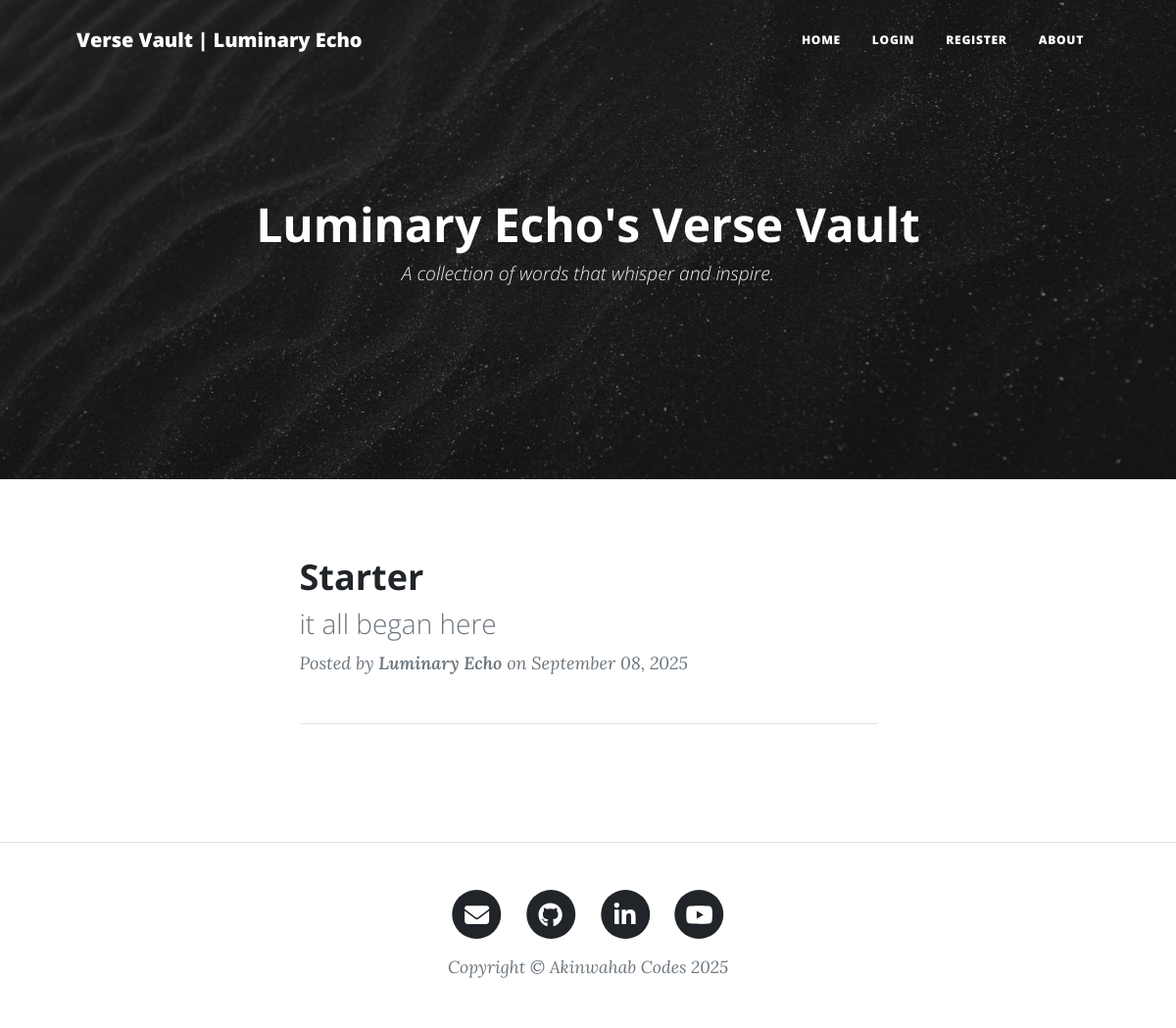
Before: / with the older database file.
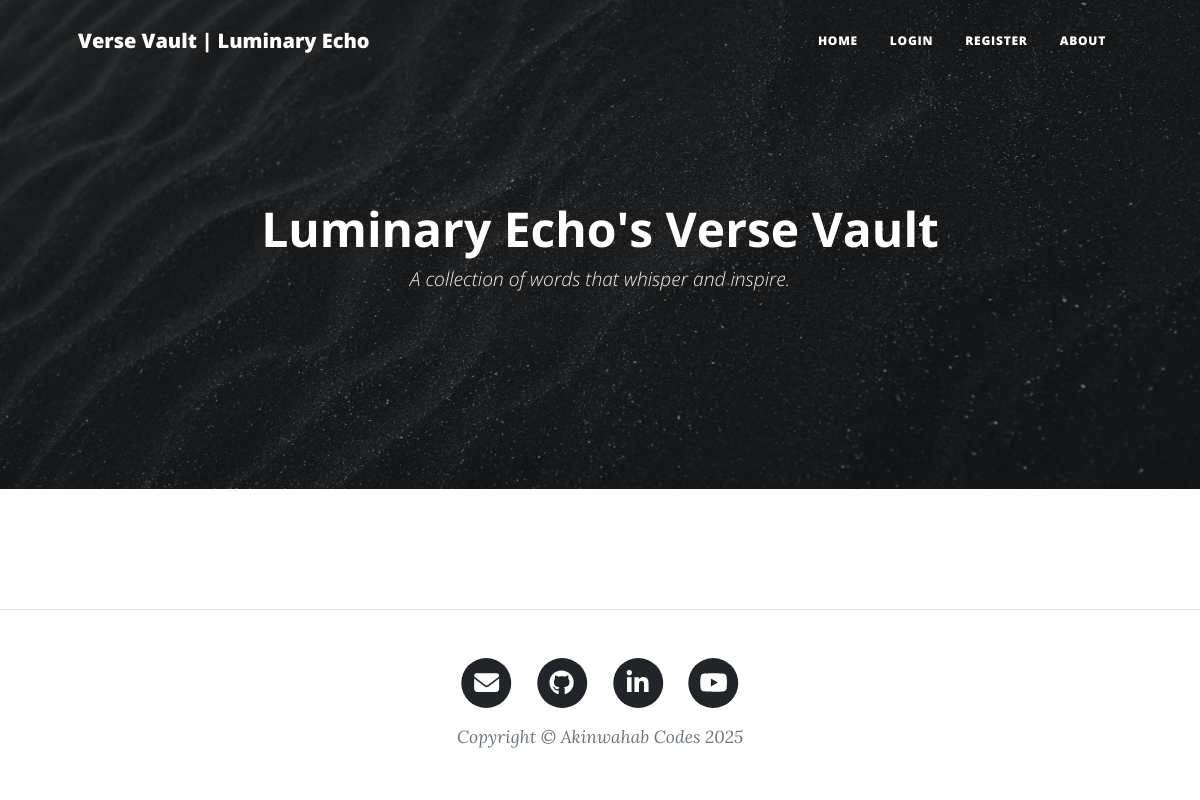
After: the same page with the newer database file.
### main.py (models this page shows)
class BlogPost(db.Model):
    __tablename__ = "blog_posts"
    id: Mapped[int] = mapped_column(Integer, primary_key=True)
    author_id: Mapped[int] = mapped_column(Integer, ForeignKey("users.id"))
    author = relationship("User", back_populates="posts")
    title: Mapped[str] = mapped_column(String(250), unique=True, nullable=False)
    subtitle: Mapped[str] = mapped_column(String(250), nullable=False)
    date: Mapped[datetime] = mapped_column(DateTime, default=datetime.utcnow)
    body: Mapped[str] = mapped_column(Text, nullable=False)
    img_url: Mapped[str] = mapped_column(String(250), nullable=False)
    comments = relationship("Comment", back_populates="parent_post")

class User(UserMixin, db.Model):
    __tablename__ = "users"
    id: Mapped[int] = mapped_column(Integer, primary_key=True)
    email: Mapped[str] = mapped_column(String(100), unique=True)
    password: Mapped[str] = mapped_column(String(100))
    name: Mapped[str] = mapped_column(String(100))
    posts = relationship("BlogPost", back_populates="author")
    comments = relationship("Comment", back_populates="comment_author")

### main.py (the view)
@app.route('/')
@app.route('/page/<int:page>')
def home(page=1):
    per_page = 5
    posts = db.session.scalars(
        db.select(BlogPost).order_by(BlogPost.date.desc())
        .offset((page-1)*per_page).limit(per_page)
    ).all()
    total_posts = db.session.scalar(db.select(db.func.count(BlogPost.id)))
    has_next = page * per_page < total_posts
    return render_template(
        "index.html",
        all_posts=posts,
        current_user=current_user,
        page=page,
        has_next=has_next
    )

### main.py (called while the page is built)
@app.context_processor
def inject_year():
    return {"year": datetime.now().year}

### templates/index.html (shortened to what this page needs)
{% include "header.html" %}
<header class="masthead" style="background-image: url('static/assets/img/homepage-bg.jfif')"; width:300px;  background-size: cover; background-position: center;>
    <div class="container position-relative px-4 px-lg-5">
        <div class="row gx-4 gx-lg-5 justify-content-center">
            <div class="col-md-10 col-lg-9 col-xl-8 text-center">
                <div class="site-heading">
                    <h1 class="fw-bold" style="font-size: 3rem;">Luminary Echo's Verse Vault</h1>
                    <span class="subheading fst-italic" style="font-size: 1.2rem; color: #f0f0f0;">
                        A collection of words that whisper and inspire.
                    </span>
                </div>
            </div>
        </div>
    </div>
</header>
<div class="container px-4 px-lg-5 my-5">
    <div class="row gx-4 gx-lg-5 justify-content-center">
        <div class="col-md-10 col-lg-8 col-xl-7">
            {% for post in all_posts %}
            <div class="post-preview mb-5 pb-3 border-bottom">
                <a href="{{ url_for('show_post', post_id=post.id) }}" class="text-decoration-none text-dark">
                    <h2 class="post-title fw-bold">{{ post.title }}</h2>
                    <h3 class="post-subtitle text-muted">{{ post.subtitle }}</h3>
                </a>
                <p class="post-meta mt-2 text-secondary">
                    Posted by
                    <span class="fw-semibold">{{ post.author.name }}</span>
                    on {{ post.date.strftime('%B %d, %Y') }}
                </p>
            </div>
            {% endfor %}
        </div>
    </div>
</div>
{% include "footer.html" %}

### templates/header.html (shortened to what this page needs)
<!DOCTYPE html>
<html lang="en">
    <head>
        <link href="{{ url_for('static', filename='css/styles.css') }}" rel="stylesheet" />
    </head>
    <body>
        <nav class="navbar navbar-expand-lg navbar-light" id="mainNav">
            <div class="container px-4 px-lg-5">
                <a class="navbar-brand" href="{{ url_for('home') }}">Verse Vault | Luminary Echo</a>
                <div class="collapse navbar-collapse" id="navbarResponsive">
                <ul class="navbar-nav ms-auto py-4 py-lg-0">
                    <li class="nav-item">
                    <a
                        class="nav-link px-lg-3 py-3 py-lg-4 active"
                        aria-current="page"
                        href="{{ url_for('home') }}"
                        >Home</a
                    >
                    </li>
                    {% if not current_user.is_authenticated %}
                    <li class="nav-item">
                    <a
                        class="nav-link px-lg-3 py-3 py-lg-4"
                        href="{{ url_for('login') }}"
                        >Login</a
                    >
                    </li>
                    <li class="nav-item">
                    <a
                        class="nav-link px-lg-3 py-3 py-lg-4"
                        href="{{ url_for('register') }}"
                        >Register</a
                    >
                    </li>
                    {% endif %}
                    <li class="nav-item">
                    <a
                        class="nav-link px-lg-3 py-3 py-lg-4"
                        href="{{ url_for('about') }}"
                        >About</a
                    >
                </ul>
                </div>
            </div>
        </nav>
    </body>
</html>

### templates/footer.html (shortened to what this page needs)
<footer class="border-top">
    <div class="container px-4 px-lg-5">
        <div class="row gx-4 gx-lg-5 justify-content-center">
            <div class="col-md-10 col-lg-8 col-xl-7">
                <ul class="list-inline text-center">
                    <li class="list-inline-item">
                        <a href="mailto:102009aki@gmail.com" target="_blank" aria-label="Email">
                            <span class="fa-stack fa-lg">
                                <i class="fas fa-circle fa-stack-2x"></i>
                                <i class="fas fa-envelope fa-stack-1x fa-inverse"></i>
                            </span>
                        </a>
                    </li>
                    <li class="list-inline-item">
                        <a href="https://github.com/Akinwahab" target="_blank" aria-label="GitHub">
                            <span class="fa-stack fa-lg">
                                <i class="fas fa-circle fa-stack-2x"></i>
                                <i class="fab fa-github fa-stack-1x fa-inverse"></i>
                            </span>
                        </a>
                    </li>
                    <li class="list-inline-item">
                        <a href=" " target="_blank" aria-label="LinkedIn">
                            <span class="fa-stack fa-lg">
                                <i class="fas fa-circle fa-stack-2x"></i>
                                <i class="fab fa-linkedin-in fa-stack-1x fa-inverse"></i>
                            </span>
                        </a>
                    </li>
                    <li class="list-inline-item">
                        <a href="https://www.youtube.com/@Akinwahab099" target="_blank" aria-label="YouTube">
                            <span class="fa-stack fa-lg">
                                <i class="fas fa-circle fa-stack-2x"></i>
                                <i class="fab fa-youtube fa-stack-1x fa-inverse"></i>
                            </span>
                        </a>
                    </li>
                </ul>
                <div class="small text-center text-muted fst-italic">
                    Copyright &copy; Akinwahab Codes {{ year }}
                </div>
            </div>
        </div>
    </div>
</footer>
</body>
</html>

Changed rows visible on the page:
removed BlogPost: title "Starter", subtitle "it all began here", author.name "Luminary Echo", date "September 08, 2025"
